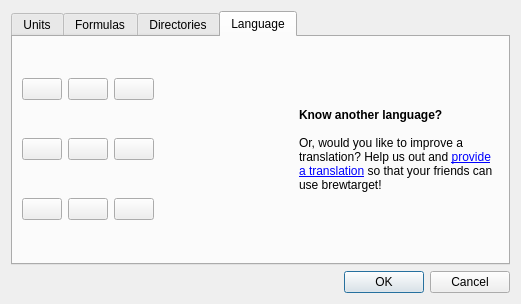
<?xml version="1.0" encoding="UTF-8"?>
<ui version="4.0">
 <class>optionsDialog</class>
 <widget class="QDialog" name="optionsDialog">
  <property name="geometry">
   <rect>
    <x>0</x>
    <y>0</y>
    <width>507</width>
    <height>280</height>
   </rect>
  </property>
  <property name="windowTitle">
   <string>Options</string>
  </property>
  <layout class="QVBoxLayout" name="verticalLayout_11">
   <item>
    <widget class="QTabWidget" name="tabWidget">
     <property name="currentIndex">
      <number>3</number>
     </property>
     <widget class="QWidget" name="tab">
      <attribute name="title">
       <string>Units</string>
      </attribute>
      <layout class="QHBoxLayout" name="horizontalLayout">
       <item>
        <layout class="QVBoxLayout" name="verticalLayout">
         <item>
          <widget class="QGroupBox" name="weight">
           <property name="title">
            <string>Weight</string>
           </property>
           <layout class="QVBoxLayout" name="verticalLayout_6">
            <item>
             <widget class="QRadioButton" name="weight_si">
              <property name="text">
               <string>Use SI units</string>
              </property>
             </widget>
            </item>
            <item>
             <widget class="QRadioButton" name="weight_us">
              <property name="text">
               <string>Use US traditional units</string>
              </property>
             </widget>
            </item>
            <item>
             <widget class="QRadioButton" name="weight_imperial">
              <property name="text">
               <string>Use British imperial units</string>
              </property>
             </widget>
            </item>
           </layout>
          </widget>
         </item>
         <item>
          <widget class="QGroupBox" name="temperature">
           <property name="title">
            <string>Temperature</string>
           </property>
           <layout class="QVBoxLayout" name="verticalLayout_8">
            <item>
             <widget class="QRadioButton" name="celsius">
              <property name="text">
               <string>Celsius</string>
              </property>
             </widget>
            </item>
            <item>
             <widget class="QRadioButton" name="fahrenheit">
              <property name="text">
               <string>Fahrenheit</string>
              </property>
             </widget>
            </item>
           </layout>
          </widget>
         </item>
        </layout>
       </item>
       <item>
        <layout class="QVBoxLayout" name="verticalLayout_2">
         <item>
          <widget class="QGroupBox" name="volume">
           <property name="title">
            <string>Volume</string>
           </property>
           <layout class="QVBoxLayout" name="verticalLayout_7">
            <item>
             <widget class="QRadioButton" name="volume_si">
              <property name="text">
               <string>Use SI units</string>
              </property>
             </widget>
            </item>
            <item>
             <widget class="QRadioButton" name="volume_us">
              <property name="text">
               <string>Use US traditional units</string>
              </property>
             </widget>
            </item>
            <item>
             <widget class="QRadioButton" name="volume_imperial">
              <property name="text">
               <string>Use British imperial units</string>
              </property>
             </widget>
            </item>
           </layout>
          </widget>
         </item>
         <item>
          <widget class="QGroupBox" name="groupBox_5">
           <property name="sizePolicy">
            <sizepolicy hsizetype="Maximum" vsizetype="Preferred">
             <horstretch>0</horstretch>
             <verstretch>0</verstretch>
            </sizepolicy>
           </property>
           <property name="title">
            <string>Gravity</string>
           </property>
           <layout class="QVBoxLayout" name="verticalLayout_9">
            <item>
             <widget class="QRadioButton" name="radioButton_sg">
              <property name="text">
               <string>20C/20C Specific Gravity</string>
              </property>
             </widget>
            </item>
            <item>
             <widget class="QRadioButton" name="radioButton_plato">
              <property name="text">
               <string>Plato/Brix/Balling</string>
              </property>
             </widget>
            </item>
           </layout>
          </widget>
         </item>
        </layout>
       </item>
       <item>
        <layout class="QVBoxLayout" name="verticalLayout_12">
         <item>
          <spacer name="verticalSpacer_3">
           <property name="orientation">
            <enum>Qt::Vertical</enum>
           </property>
           <property name="sizeHint" stdset="0">
            <size>
             <width>20</width>
             <height>40</height>
            </size>
           </property>
          </spacer>
         </item>
         <item>
          <widget class="QGroupBox" name="groupBox">
           <property name="title">
            <string>Color</string>
           </property>
           <layout class="QVBoxLayout" name="verticalLayout_13">
            <item>
             <widget class="QRadioButton" name="radioButton_srm">
              <property name="text">
               <string>Use SRM</string>
              </property>
             </widget>
            </item>
            <item>
             <widget class="QRadioButton" name="radioButton_ebc">
              <property name="text">
               <string>Use EBC</string>
              </property>
             </widget>
            </item>
           </layout>
          </widget>
         </item>
        </layout>
       </item>
      </layout>
     </widget>
     <widget class="QWidget" name="tab_2">
      <attribute name="title">
       <string>Formulas</string>
      </attribute>
      <layout class="QHBoxLayout" name="horizontalLayout_2">
       <item>
        <layout class="QVBoxLayout" name="verticalLayout_3">
         <item>
          <widget class="QGroupBox" name="groupBox_3">
           <property name="sizePolicy">
            <sizepolicy hsizetype="Preferred" vsizetype="Maximum">
             <horstretch>0</horstretch>
             <verstretch>0</verstretch>
            </sizepolicy>
           </property>
           <property name="title">
            <string>Color</string>
           </property>
           <layout class="QVBoxLayout" name="verticalLayout_4">
            <item>
             <widget class="QCheckBox" name="checkBox_mosher">
              <property name="text">
               <string>Mosher's approximation</string>
              </property>
             </widget>
            </item>
            <item>
             <widget class="QCheckBox" name="checkBox_daniel">
              <property name="text">
               <string>Daniels' approximation</string>
              </property>
             </widget>
            </item>
            <item>
             <widget class="QCheckBox" name="checkBox_morey">
              <property name="text">
               <string>Morey's approximation</string>
              </property>
             </widget>
            </item>
           </layout>
          </widget>
         </item>
         <item>
          <spacer name="verticalSpacer">
           <property name="orientation">
            <enum>Qt::Vertical</enum>
           </property>
           <property name="sizeHint" stdset="0">
            <size>
             <width>20</width>
             <height>40</height>
            </size>
           </property>
          </spacer>
         </item>
        </layout>
       </item>
       <item>
        <layout class="QVBoxLayout" name="verticalLayout_10">
         <item>
          <widget class="QGroupBox" name="groupBox_4">
           <property name="sizePolicy">
            <sizepolicy hsizetype="Preferred" vsizetype="Maximum">
             <horstretch>0</horstretch>
             <verstretch>0</verstretch>
            </sizepolicy>
           </property>
           <property name="title">
            <string>IBU</string>
           </property>
           <layout class="QVBoxLayout" name="verticalLayout_5">
            <item>
             <widget class="QCheckBox" name="checkBox_tinseth">
              <property name="text">
               <string>Tinseth's approximation</string>
              </property>
             </widget>
            </item>
            <item>
             <widget class="QCheckBox" name="checkBox_rager">
              <property name="text">
               <string>Rager's approximation</string>
              </property>
             </widget>
            </item>
           </layout>
          </widget>
         </item>
         <item>
          <spacer name="verticalSpacer_2">
           <property name="orientation">
            <enum>Qt::Vertical</enum>
           </property>
           <property name="sizeHint" stdset="0">
            <size>
             <width>20</width>
             <height>40</height>
            </size>
           </property>
          </spacer>
         </item>
        </layout>
       </item>
       <item>
        <spacer name="horizontalSpacer">
         <property name="orientation">
          <enum>Qt::Horizontal</enum>
         </property>
         <property name="sizeHint" stdset="0">
          <size>
           <width>40</width>
           <height>20</height>
          </size>
         </property>
        </spacer>
       </item>
      </layout>
     </widget>
     <widget class="QWidget" name="tab_3">
      <attribute name="title">
       <string>Directories</string>
      </attribute>
      <layout class="QVBoxLayout" name="verticalLayout_17">
       <item>
        <layout class="QHBoxLayout" name="horizontalLayout_4">
         <item>
          <widget class="QLabel" name="label_2">
           <property name="text">
            <string>Database Directory</string>
           </property>
          </widget>
         </item>
         <item>
          <widget class="QLineEdit" name="lineEdit_dbDir">
           <property name="toolTip">
            <string>Where your brewtarget .xml files are.</string>
           </property>
           <property name="readOnly">
            <bool>true</bool>
           </property>
          </widget>
         </item>
         <item>
          <widget class="QPushButton" name="pushButton_dbDirBrowse">
           <property name="text">
            <string>Browse</string>
           </property>
          </widget>
         </item>
         <item>
          <widget class="QPushButton" name="pushButton_dbDirDefault">
           <property name="text">
            <string>Default</string>
           </property>
          </widget>
         </item>
         <item>
          <spacer name="horizontalSpacer_3">
           <property name="orientation">
            <enum>Qt::Horizontal</enum>
           </property>
           <property name="sizeHint" stdset="0">
            <size>
             <width>40</width>
             <height>20</height>
            </size>
           </property>
          </spacer>
         </item>
        </layout>
       </item>
       <item>
        <spacer name="verticalSpacer_4">
         <property name="orientation">
          <enum>Qt::Vertical</enum>
         </property>
         <property name="sizeHint" stdset="0">
          <size>
           <width>20</width>
           <height>173</height>
          </size>
         </property>
        </spacer>
       </item>
      </layout>
     </widget>
     <widget class="QWidget" name="tab_language">
      <attribute name="title">
       <string>Language</string>
      </attribute>
      <layout class="QHBoxLayout" name="horizontalLayout_3">
       <item>
        <layout class="QVBoxLayout" name="verticalLayout_14">
         <item>
          <widget class="QPushButton" name="pushButton_cs">
           <property name="toolTip">
            <string>Czech</string>
           </property>
           <property name="text">
            <string/>
           </property>
           <property name="icon">
            <iconset resource="../brewtarget.qrc">
             <normaloff>:/images/flagCzech.png</normaloff>:/images/flagCzech.png</iconset>
           </property>
           <property name="iconSize">
            <size>
             <width>32</width>
             <height>32</height>
            </size>
           </property>
           <property name="checkable">
            <bool>true</bool>
           </property>
          </widget>
         </item>
         <item>
          <widget class="QPushButton" name="pushButton_de">
           <property name="toolTip">
            <string>German</string>
           </property>
           <property name="text">
            <string/>
           </property>
           <property name="icon">
            <iconset resource="../brewtarget.qrc">
             <normaloff>:/images/flagGermany.png</normaloff>:/images/flagGermany.png</iconset>
           </property>
           <property name="iconSize">
            <size>
             <width>32</width>
             <height>32</height>
            </size>
           </property>
           <property name="checkable">
            <bool>true</bool>
           </property>
          </widget>
         </item>
         <item>
          <widget class="QPushButton" name="pushButton_en">
           <property name="toolTip">
            <string>English</string>
           </property>
           <property name="text">
            <string/>
           </property>
           <property name="icon">
            <iconset resource="../brewtarget.qrc">
             <normaloff>:/images/flagUK.png</normaloff>:/images/flagUK.png</iconset>
           </property>
           <property name="iconSize">
            <size>
             <width>32</width>
             <height>32</height>
            </size>
           </property>
           <property name="checkable">
            <bool>true</bool>
           </property>
          </widget>
         </item>
        </layout>
       </item>
       <item>
        <layout class="QVBoxLayout" name="verticalLayout_15">
         <property name="leftMargin">
          <number>0</number>
         </property>
         <item>
          <widget class="QPushButton" name="pushButton_es">
           <property name="toolTip">
            <string>Spanish</string>
           </property>
           <property name="text">
            <string/>
           </property>
           <property name="icon">
            <iconset resource="../brewtarget.qrc">
             <normaloff>:/images/flagSpain.png</normaloff>:/images/flagSpain.png</iconset>
           </property>
           <property name="iconSize">
            <size>
             <width>32</width>
             <height>32</height>
            </size>
           </property>
           <property name="checkable">
            <bool>true</bool>
           </property>
          </widget>
         </item>
         <item>
          <widget class="QPushButton" name="pushButton_fr">
           <property name="toolTip">
            <string>French</string>
           </property>
           <property name="text">
            <string/>
           </property>
           <property name="icon">
            <iconset resource="../brewtarget.qrc">
             <normaloff>:/images/flagFrance.png</normaloff>:/images/flagFrance.png</iconset>
           </property>
           <property name="iconSize">
            <size>
             <width>32</width>
             <height>32</height>
            </size>
           </property>
           <property name="checkable">
            <bool>true</bool>
           </property>
          </widget>
         </item>
         <item>
          <widget class="QPushButton" name="pushButton_nl">
           <property name="toolTip">
            <string>Dutch</string>
           </property>
           <property name="text">
            <string/>
           </property>
           <property name="icon">
            <iconset resource="../brewtarget.qrc">
             <normaloff>:/images/flagNetherlands.png</normaloff>:/images/flagNetherlands.png</iconset>
           </property>
           <property name="iconSize">
            <size>
             <width>32</width>
             <height>32</height>
            </size>
           </property>
           <property name="checkable">
            <bool>true</bool>
           </property>
          </widget>
         </item>
        </layout>
       </item>
       <item>
        <layout class="QVBoxLayout" name="verticalLayout_16">
         <property name="leftMargin">
          <number>0</number>
         </property>
         <item>
          <widget class="QPushButton" name="pushButton_ca">
           <property name="toolTip">
            <string>Catalan</string>
           </property>
           <property name="text">
            <string notr="true"/>
           </property>
           <property name="icon">
            <iconset resource="../brewtarget.qrc">
             <normaloff>:/images/btFlagCatalonia.png</normaloff>:/images/btFlagCatalonia.png</iconset>
           </property>
           <property name="iconSize">
            <size>
             <width>32</width>
             <height>32</height>
            </size>
           </property>
           <property name="checkable">
            <bool>true</bool>
           </property>
          </widget>
         </item>
         <item>
          <widget class="QPushButton" name="pushButton_pl">
           <property name="toolTip">
            <string>Polish</string>
           </property>
           <property name="text">
            <string/>
           </property>
           <property name="icon">
            <iconset resource="../brewtarget.qrc">
             <normaloff>:/images/flagPoland.png</normaloff>:/images/flagPoland.png</iconset>
           </property>
           <property name="iconSize">
            <size>
             <width>32</width>
             <height>32</height>
            </size>
           </property>
           <property name="checkable">
            <bool>true</bool>
           </property>
          </widget>
         </item>
         <item>
          <widget class="QPushButton" name="pushButton_pt">
           <property name="toolTip">
            <string>Portuguese</string>
           </property>
           <property name="text">
            <string/>
           </property>
           <property name="icon">
            <iconset resource="../brewtarget.qrc">
             <normaloff>:/images/flagPortugal.png</normaloff>:/images/flagPortugal.png</iconset>
           </property>
           <property name="iconSize">
            <size>
             <width>32</width>
             <height>32</height>
            </size>
           </property>
           <property name="checkable">
            <bool>true</bool>
           </property>
          </widget>
         </item>
        </layout>
       </item>
       <item>
        <spacer name="horizontalSpacer_2">
         <property name="orientation">
          <enum>Qt::Horizontal</enum>
         </property>
         <property name="sizeHint" stdset="0">
          <size>
           <width>348</width>
           <height>20</height>
          </size>
         </property>
        </spacer>
       </item>
       <item>
        <widget class="QLabel" name="label">
         <property name="minimumSize">
          <size>
           <width>200</width>
           <height>0</height>
          </size>
         </property>
         <property name="text">
          <string>&lt;qt&gt;
   &lt;b&gt;Know another language?&lt;/b&gt;
   &lt;br&gt;&lt;br&gt;
   Or, would you like to improve a translation? Help us out and
  &lt;a href=&quot;https://sourceforge.net/sendmessage.php?touser=938941&quot;&gt;
  provide a translation&lt;/a&gt; so that your friends can use brewtarget!
&lt;/qt&gt;</string>
         </property>
         <property name="wordWrap">
          <bool>true</bool>
         </property>
        </widget>
       </item>
      </layout>
     </widget>
    </widget>
   </item>
   <item>
    <widget class="QDialogButtonBox" name="buttonBox">
     <property name="orientation">
      <enum>Qt::Horizontal</enum>
     </property>
     <property name="standardButtons">
      <set>QDialogButtonBox::Cancel|QDialogButtonBox::Ok</set>
     </property>
    </widget>
   </item>
  </layout>
 </widget>
 <resources>
  <include location="../brewtarget.qrc"/>
 </resources>
 <connections>
  <connection>
   <sender>buttonBox</sender>
   <signal>accepted()</signal>
   <receiver>optionsDialog</receiver>
   <slot>accept()</slot>
   <hints>
    <hint type="sourcelabel">
     <x>257</x>
     <y>426</y>
    </hint>
    <hint type="destinationlabel">
     <x>157</x>
     <y>274</y>
    </hint>
   </hints>
  </connection>
  <connection>
   <sender>buttonBox</sender>
   <signal>rejected()</signal>
   <receiver>optionsDialog</receiver>
   <slot>reject()</slot>
   <hints>
    <hint type="sourcelabel">
     <x>325</x>
     <y>426</y>
    </hint>
    <hint type="destinationlabel">
     <x>286</x>
     <y>274</y>
    </hint>
   </hints>
  </connection>
 </connections>
</ui>
